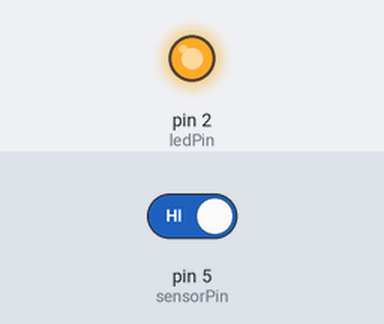
The sketch below on a simulated Arduino Uno, built with avr-gcc and run on an emulated ATmega328P. Parts: output pins drawn as LEDs (lit = HIGH). Inputs (shaded band) come from the test bench; at power-on: pin 5 (sensorPin) HIGH.

Above: at 1.2 s.
1.3 s: pin 5 (sensorPin) driven LOW
At 2.0 s:
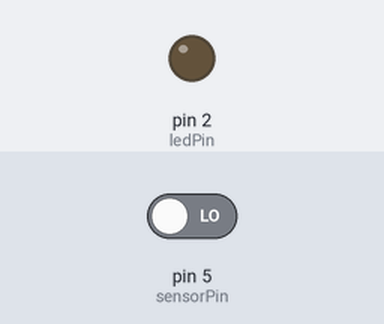
2.8 s: pin 5 (sensorPin) driven HIGH
At 3.1 s:
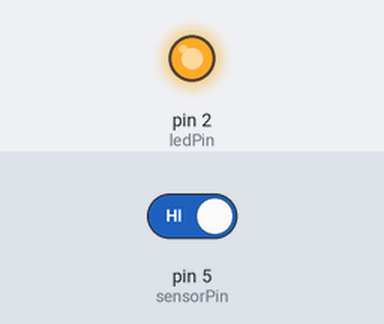
Timing chart, 0 to 5.8 s (numbered marks = the images above; inputs shaded):
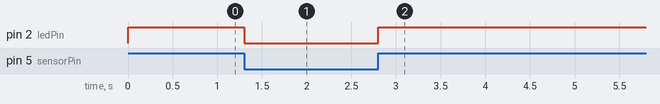

The sketch:

IRsensorReader.ino
```cpp
const int sensorPin = 5;
const int ledPin = 2;
int stateValue = 0;

void setup(){
  pinMode(sensorPin, INPUT);
  pinMode(ledPin, OUTPUT);
  Serial.begin(115200);

}

void loop(){
  stateValue = digitalRead(sensorPin);
  if (stateValue == LOW){
    digitalWrite(ledPin, LOW);
  }
  else{
    digitalWrite(ledPin, HIGH);
  }
}
```

Measured:
- after the input at 1.3 s, pin 2 (ledPin): HIGH → LOW at once
- after the input at 2.8 s, pin 2 (ledPin): LOW → HIGH at once
